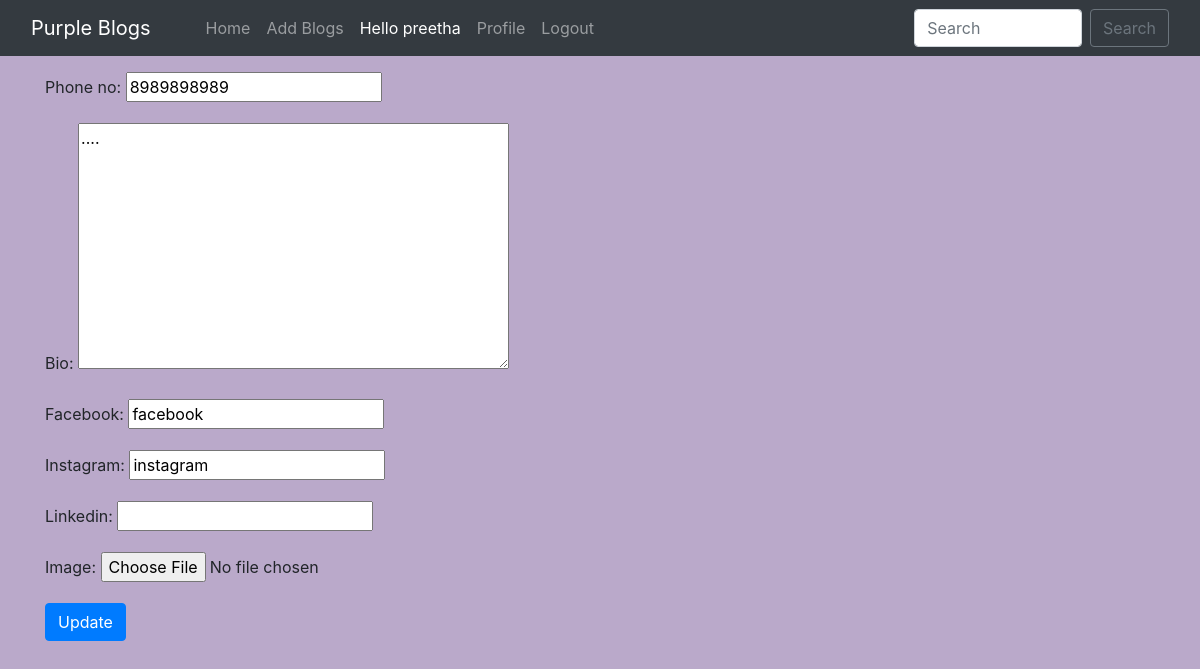
Screenshot of /edit_profile/ (signed in) with the database file from the repository.
### home/models.py (models this page shows, shortened)
class Profile(models.Model):
    user = models.OneToOneField(User, on_delete=models.CASCADE, blank=True, null=True)
    image = models.ImageField(upload_to="profile_pics", blank=True, null=True)
    bio = models.TextField(blank=True, null=True)
    phone_no = models.IntegerField(blank=True, null=True)
    facebook = models.CharField(max_length=300, blank=True, null=True)
    instagram = models.CharField(max_length=300, blank=True, null=True)
    linkedin = models.CharField(max_length=300, blank=True, null=True)

### home/views.py (the view)
# urls.py: path("edit_profile/", views.edit_profile, name="edit_profile"),
def edit_profile(request):
    try:
        profile = request.user.profile
    except Profile.DoesNotExist:
        profile = Profile(user=request.user)
    if request.method=="POST":
        form = ProfileForm(data=request.POST, files=request.FILES, instance=profile)
        if form.is_valid():
            form.save()
            alert = True
            return render(request, "edit_profile.html", {'alert':alert})
    else:
        form=ProfileForm(instance=profile)
    return render(request, "edit_profile.html", {'form':form})

### home/forms.py
class ProfileForm(forms.ModelForm):
    class Meta:
        model = Profile
        fields = ('phone_no', 'bio', 'facebook', 'instagram', 'linkedin', 'image', )

### home/templates/edit_profile.html (shortened to what this page needs)
{% extends 'base.html' %}
{% block body %}
<form action="/edit_profile/" enctype="multipart/form-data" method="POST"> {% csrf_token %}
    <div class="container mt-3">
        {{ form.as_p }}
        <button type="submit" class="btn btn-primary">Update</button>
    </div>
</form>
{% endblock %}

### home/templates/base.html (shortened to what this page needs)
<!doctype html>
<html lang="en">
<head>
  <link href="//maxcdn.bootstrapcdn.com/bootstrap/4.1.1/css/bootstrap.min.css" rel="stylesheet" id="bootstrap-css">
  <link href="https://cdn.jsdelivr.net/npm/bootstrap@5.0.2/dist/css/bootstrap.min.css" rel="stylesheet"
>
  <link rel="stylesheet" href="https://maxcdn.bootstrapcdn.com/bootstrap/4.0.0/css/bootstrap.min.css"
>
</head>
<body>
  <nav class="navbar navbar-expand-lg navbar-dark bg-dark sticky-top">
    <div class="container-fluid">
      <a class="navbar-brand" href="#">Purple Blogs</a>
      <div class="collapse navbar-collapse" id="navbarSupportedContent">
        <div class="container mx-3">
          <ul class="navbar-nav me-auto mb-2 mb-lg-0">
            <li class="nav-item">
              <a class="nav-link {% block homeactive %} {% endblock homeactive %}" aria-current="page" href="/">Home</a>
            </li>
            {% if user.is_authenticated %}
            <li class="nav-item">
              <a class="nav-link {% block add_blogs_active %} {% endblock add_blogs_active %}" href="/add_blogs/">Add
                Blogs</a>
            </li>
            <li class="nav-item">
              <a class="nav-link active" href="#">Hello {{request.user}}</a>
            </li>
            <li class="nav-item">
              <a class="nav-link {% block profileactive %} {% endblock profileactive %}" href="/profile/">Profile</a>
            </li>
            <li class="nav-item">
              <a class="nav-link" href="/logout/">Logout</a>
            </li>
            {% endif %}
          </ul>
        </div>
        <form class="d-flex" method="POST" action="/search/"> {% csrf_token %}
          <input class="form-control me-2" type="search" placeholder="Search" name="searched" id="searched"
            aria-label="Search">
          <button href="/search/" class="btn btn-outline-secondary" type="submit">Search</button>
        </form>
      </div>
    </div>
  </nav>
  {% block body %}
  {% endblock %}
</body>
</html>

### home/templates/base.html (style rules this page uses)
body { background-color: rgb(186, 169, 202); }

### rows the page displays
Profile: phone_no "8989898989", bio "....", facebook "facebook", instagram "instagram"

### other values shown
{{ request.user }} "preetha"
